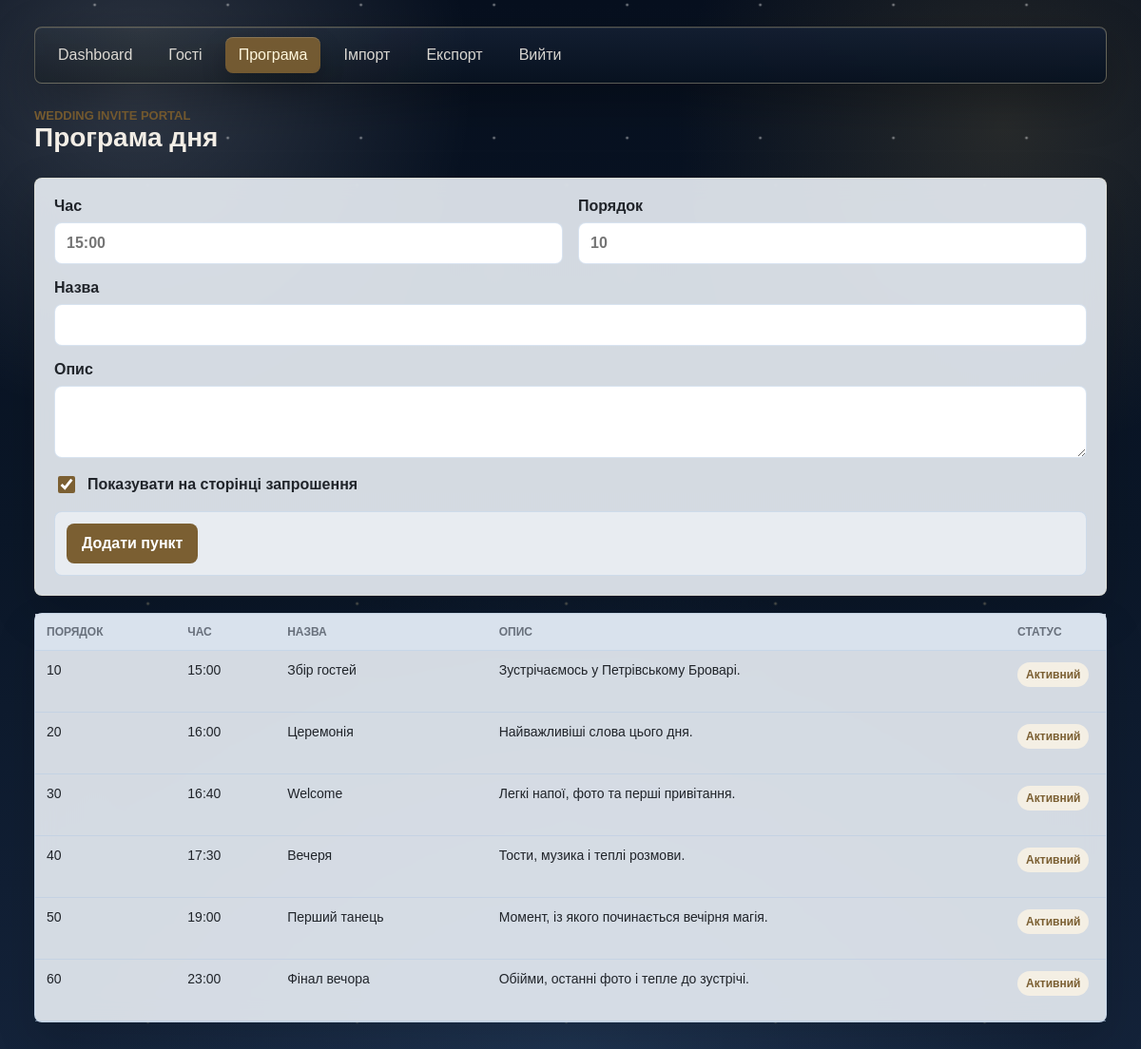
Screenshot of /admin/program.php (signed in) with the database file from the repository.
### tables this page shows
CREATE TABLE IF NOT EXISTS dayprograms (
    id INT AUTO_INCREMENT PRIMARY KEY,
    event_time VARCHAR(20) NOT NULL,
    title VARCHAR(255) NOT NULL,
    description TEXT NULL,
    sort_order INT NOT NULL DEFAULT 0,
    is_active TINYINT NOT NULL DEFAULT 1,
    created_at DATETIME DEFAULT CURRENT_TIMESTAMP,
    updated_at DATETIME DEFAULT CURRENT_TIMESTAMP ON UPDATE CURRENT_TIMESTAMP,
    UNIQUE KEY dayprograms_sort_order_unique (sort_order)
);

### admin/program.php (the view, shortened to what the rows shown need)
<?php
$editingId = (int)($_GET['edit'] ?? $_POST['id'] ?? 0);
$editingItem = $editingId > 0 ? R::load('dayprograms', $editingId) : null;
function e(?string $value): string
{
    return htmlspecialchars((string)$value, ENT_QUOTES, 'UTF-8');
}
$programItems = R::findAll('dayprograms', 'ORDER BY sort_order ASC, id ASC');
?>
<!doctype html>
<html lang="uk">
<head>
    <link rel="stylesheet" href="../assets/css/admin.css">
</head>
<body>
    <main class="admin-shell">
        <div class="admin-header">
            <div>
                <h1><?= $editingItem !== null ? 'Редагування програми' : 'Програма дня' ?></h1>
            </div>
        </div>
        <section class="admin-table-panel program-table-panel">
            <div class="admin-table-wrap">
                <table class="admin-table program-table">
                    <thead>
                        <tr>
                            <th>Порядок</th>
                            <th>Час</th>
                            <th>Назва</th>
                            <th>Опис</th>
                            <th>Статус</th>
                        </tr>
                    </thead>
                    <tbody>
                        <?php foreach ($programItems as $item): ?>
                            <tr>
                                <td><?= (int)$item->sort_order ?></td>
                                <td><?= e($item->event_time) ?></td>
                                <td><?= e($item->title) ?></td>
                                <td><?= e($item->description) ?></td>
                                <td>
                                    <span class="status-pill"><?= (int)$item->is_active === 1 ? 'Активний' : 'Прихований' ?></span>
                                </td>
                            </tr>
                        <?php endforeach; ?>
                    </tbody>
                </table>
            </div>
        </section>
    </main>
</body>
</html>

### rows the page displays
dayprograms: sort_order "10", event_time "15:00", title "Збір гостей", description "Зустрічаємось у Петрівському Броварі.", is_active "Активний"
dayprograms: sort_order "20", event_time "16:00", title "Церемонія", description "Найважливіші слова цього дня.", is_active "Активний"
dayprograms: sort_order "30", event_time "16:40", title "Welcome", description "Легкі напої, фото та перші привітання.", is_active "Активний"
dayprograms: sort_order "40", event_time "17:30", title "Вечеря", description "Тости, музика і теплі розмови.", is_active "Активний"
dayprograms: sort_order "50", event_time "19:00", title "Перший танець", description "Момент, із якого починається вечірня магія.", is_active "Активний"
dayprograms: sort_order "60", event_time "23:00", title "Фінал вечора", description "Обійми, останні фото і тепле до зустрічі.", is_active "Активний"
